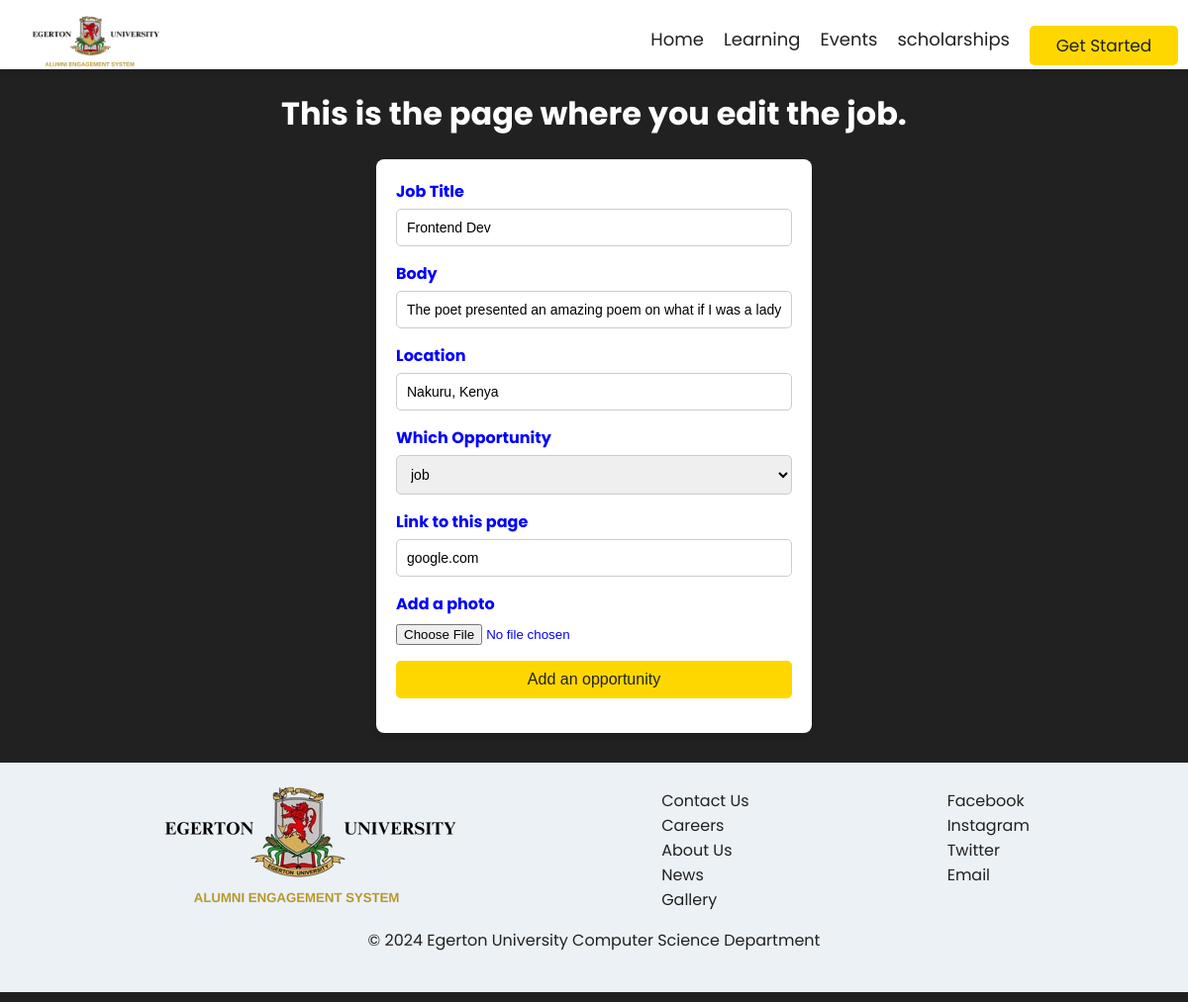
The page /edit_job/2 on the database as committed earlier.
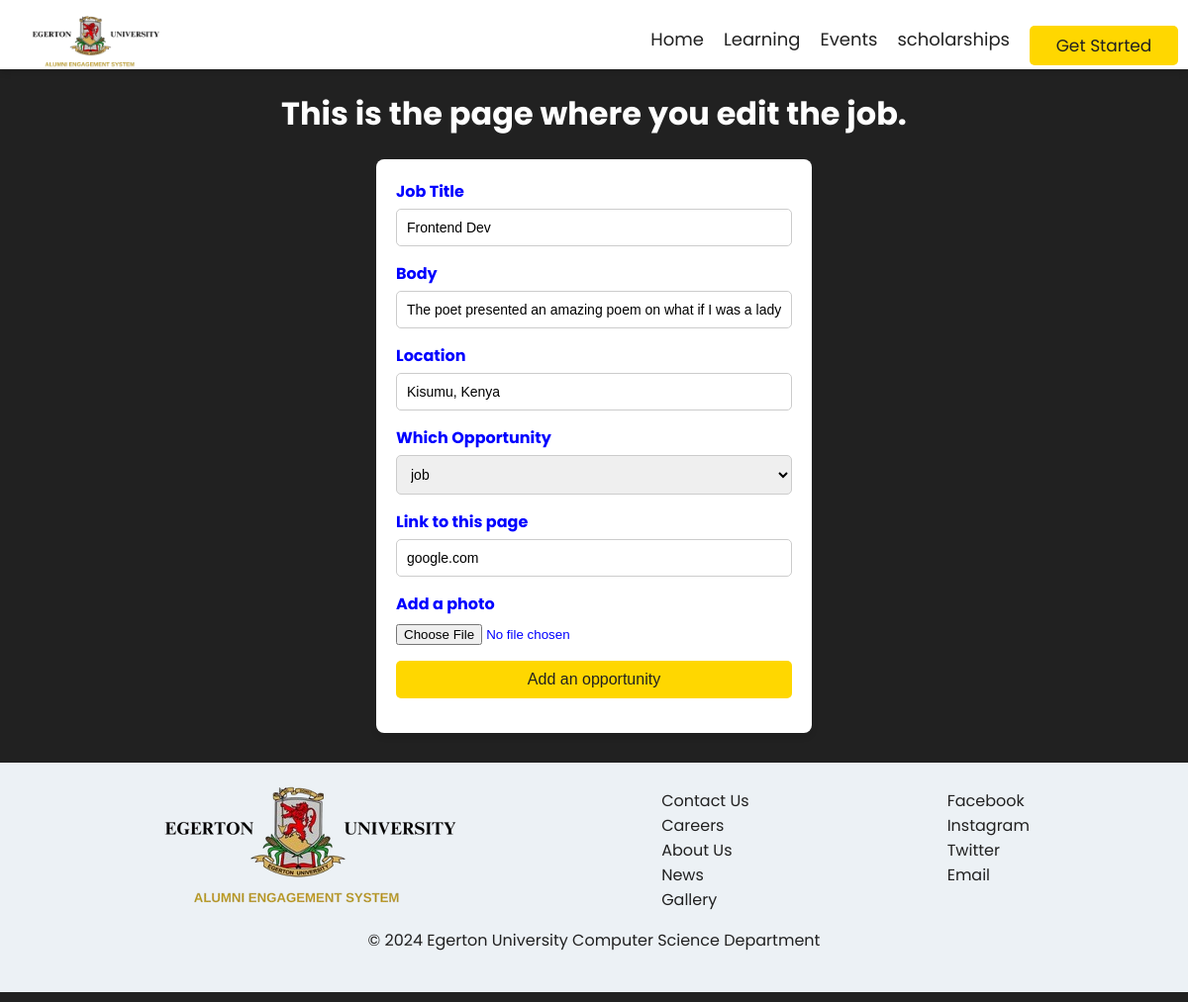
The same page on the database as committed later.
### website/models.py (models this page shows)
class Jobs(db.Model):
    id = db.Column(db.Integer, primary_key = True)
    title = db.Column(db.String(100) , nullable = False)
    body = db.Column(db.String(1000) , nullable = False)
    location = db.Column(db.String(50) , nullable = False)
    job_type = db.Column(db.String(100) , nullable = False)
    link = db.Column(db.String(100) , nullable = False)
    image = db.Column(db.String(1000) , nullable = False)

### website/admin.py (the view)
@admin.route('/edit_job/<int:job_id>' , methods = ['POST' , 'GET'])
def edit_job(job_id):
    job = Jobs.query.get_or_404(job_id)
    form = JobsForm(obj = job)
    if form.validate_on_submit():
        title = request.form.get("title")
        body = request.form.get("body")
        location = request.form.get("location")
        job_type = request.form.get("job_type")
        link = request.form.get("link")
        file = form.image.data
        if file and file.filename:
            file_name = secure_filename(file.filename)
            file_path = f'./media/{file_name}'
            file.save(file_path)
        Jobs.query.filter_by(id = job_id).update(dict(title = title , body = body , location = location , job_type = job_type, link = link, image = file_path))
        db.session.commit()
        flash('job successfully updated')
        print('job updated successful')
        return redirect(url_for('views.home'))
    else:
        print("item not updated")
    return render_template('edit_job.html' , form = form)

### website/forms.py
class JobsForm(FlaskForm):
    title = StringField('Job Title' , validators=[DataRequired()] )
    body = StringField('Body' , validators=[DataRequired()])
    location = StringField('Location' , validators=[DataRequired()])
    job_type = SelectField("Which Opportunity" , choices=[('job' , 'job') , ('internship' , 'internship')])
    link = StringField ('Link to this page' , validators=[DataRequired()])
    image = FileField('Add a photo' , validators=[FileRequired()])
    add_job = SubmitField('Add an opportunity')

### website/templates/edit_job.html (shortened to what this page needs)
{% extends 'base.html' %}
{% block body %}
<h1 style="text-align: center;">
    This is the page where you edit the job.
</h1>
<div class="addition-pages">
    <form action="" method="POST" enctype="multipart/form-data">
        <div>{{ form.title.label }} {{ form.title }}</div>
        <div>{{ form.body.label }} {{ form.body }}</div>
        <div>{{ form.location.label }} {{ form.location }}</div>
        <div>{{ form.job_type.label }} {{ form.job_type }}</div>
        <div>{{ form.link.label }} {{ form.link }}</div>
        <div>{{ form.image.label }} {{ form.image }}</div>
        <div>{{ form.add_job() }}</div>
      </form>
</div>
  {% endblock body %}

Rows that differ between the two databases and show on the page:
changed Jobs "Frontend Dev": location "Nakuru, Kenya" → "Kisumu, Kenya"
